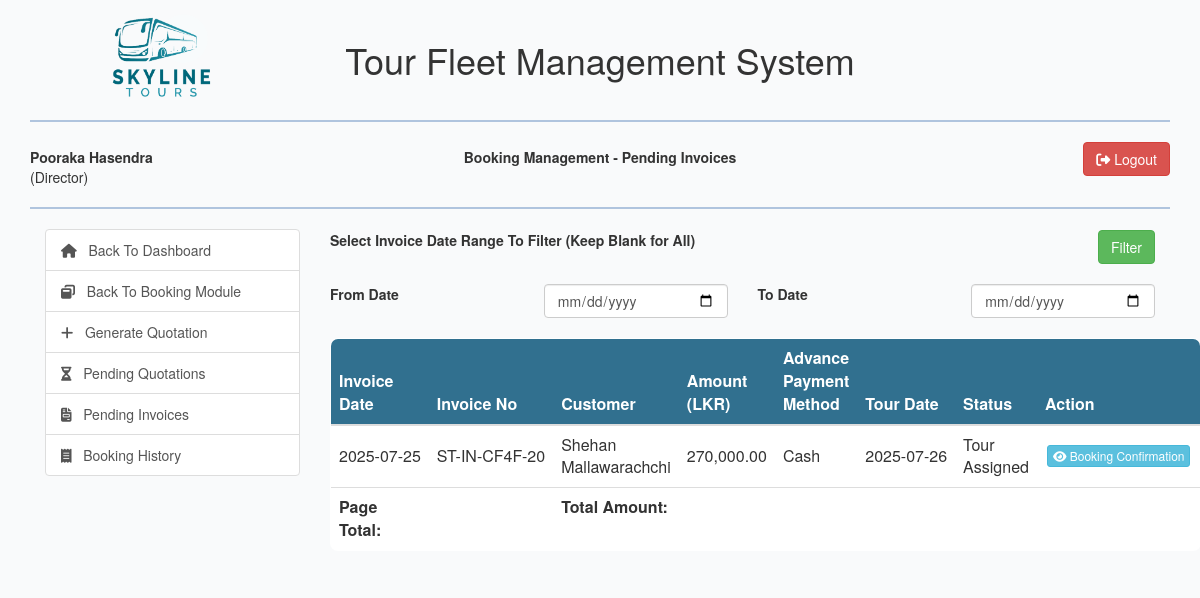
Page /view/pending-customer-invoices.php (signed in) on the earlier database version.
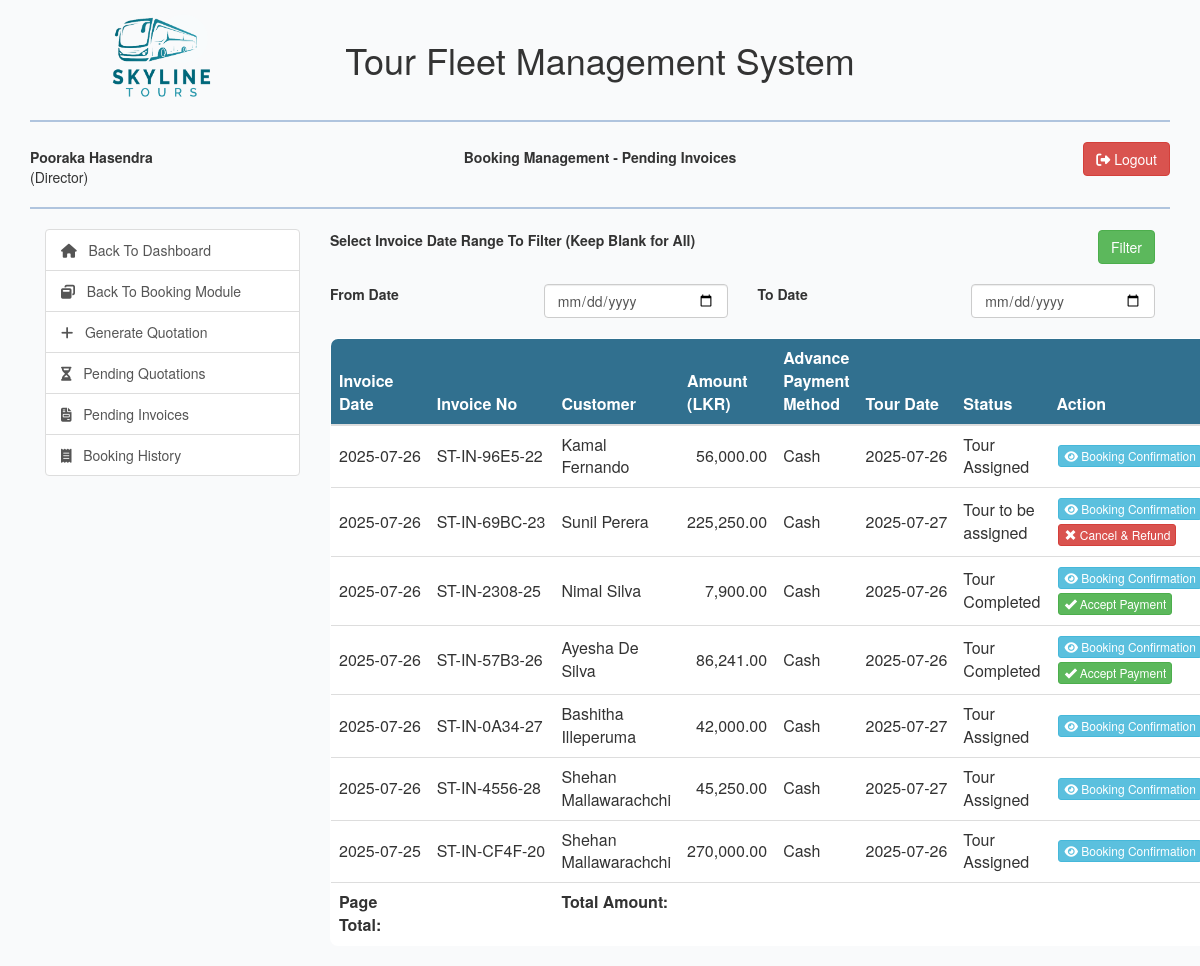
Same page on the later database version.
### tables this page shows
CREATE TABLE `customer_invoice` (
  `invoice_id` int(10) NOT NULL,
  `invoice_number` varchar(100) NOT NULL,
  `quotation_id` int(10) NOT NULL,
  `invoice_date` date NOT NULL,
  `invoice_amount` decimal(10,2) NOT NULL,
  `customer_id` int(11) NOT NULL,
  `invoice_status` int(11) NOT NULL DEFAULT 1 COMMENT '-1=Invoice Cancelled,\r\n1=Advance Payment Made & waiting for tour assignment,\r\n2=Tour assigned,\r\n3=Tour completed and payment pending,\r\n4=Paid',
  `invoice_description` text DEFAULT NULL,
  `tour_start_date` date NOT NULL COMMENT 'The tour start date as billed/quoted to the customer.',
  `tour_end_date` date NOT NULL COMMENT 'The tour end date as billed/quoted to the customer.',
  `pickup_location` varchar(255) NOT NULL,
  `destination` varchar(255) NOT NULL,
  `dropoff_location` varchar(255) NOT NULL,
  `round_trip_mileage` int(4) NOT NULL,
  `advance_payment` decimal(10,2) DEFAULT NULL,
  `paid_amount` decimal(10,2) DEFAULT NULL,
  `actual_fare` decimal(10,2) DEFAULT NULL,
  `actual_mileage` int(4) DEFAULT NULL
);

CREATE TABLE `customer` (
  `customer_id` int(10) NOT NULL,
  `customer_nic` varchar(12) NOT NULL,
  `customer_fname` varchar(50) NOT NULL,
  `customer_lname` varchar(50) NOT NULL,
  `customer_email` varchar(255) NOT NULL,
  `customer_status` int(10) NOT NULL DEFAULT 1
);

CREATE TABLE `tour_income` (
  `tour_income_id` int(10) NOT NULL,
  `receipt_number` varchar(255) DEFAULT NULL,
  `invoice_id` int(10) NOT NULL COMMENT 'The customer invoice this payment is for',
  `payment_date` date NOT NULL,
  `paid_amount` decimal(10,2) NOT NULL,
  `payment_method` int(10) NOT NULL COMMENT '1=Cash, 2= Funds Transfer',
  `payment_proof` varchar(255) DEFAULT NULL COMMENT 'Filename of the uploaded proof',
  `tour_income_type` int(10) DEFAULT NULL COMMENT '1: Advance Payment, 2:Final Payment, 3:Refunds',
  `received_by` int(10) NOT NULL COMMENT 'The user who accepted and recorded the payment',
  `payment_status` int(10) NOT NULL DEFAULT 1 COMMENT '-1:Rejected, 1: Received/Refunded',
  `tour_income_remarks` int(10) DEFAULT NULL COMMENT '1:Refund requested by customer, 2:Refund due to unavailable buses'
);

### model/customer_invoice_model.php (called while the page is built, shortened)
<?php
class CustomerInvoice{
    public function getPendingCustomerInvoicesFiltered($dateFrom,$dateTo){
        $con = $GLOBALS["con"];
        $sql = "SELECT i.invoice_id, i.invoice_number, i.quotation_id, i.invoice_date, i.invoice_amount, "
                . "i.customer_id, i.invoice_status, i.invoice_description, i.tour_start_date, i.tour_end_date, "
                . "i.pickup_location, i.destination, i.dropoff_location, i.round_trip_mileage, i.actual_fare, i.actual_mileage, "
                . "c.customer_fname, c.customer_lname FROM customer_invoice i, customer c "
                . "WHERE c.customer_id = i.customer_id AND i.invoice_status IN('1','2','3') ";
        $sql.="ORDER BY i.invoice_date DESC ";
        $result = $con->query($sql) or die ($con->error);
        return $result;
    }
}

### model/finance_model.php (called while the page is built, shortened)
<?php
class Finance{
    public function getTourIncomeRecordByInvoiceIdAndTourIncomeType($invoiceId,$tourIncomeType){
        $con=$GLOBALS["con"];
        $sql = "SELECT * FROM tour_income WHERE invoice_id=? AND tour_income_type=? AND payment_status!='-1'";
        $stmt = $con->prepare($sql);
        $stmt->bind_param("ii", $invoiceId,$tourIncomeType);
        $stmt->execute();
        $result = $stmt->get_result();
        return $result;
    }
}

### view/pending-customer-invoices.php (the view, shortened to what this page needs)
<?php
include_once '../model/customer_invoice_model.php';
include_once '../model/finance_model.php';
$userSession=$_SESSION["user"];
$dateFrom = "";
$dateTo = "";
$customerInvoiceObj = new CustomerInvoice();
$pendingInvoiceResult = $customerInvoiceObj->getPendingCustomerInvoicesFiltered($dateFrom,$dateTo);
$financeObj = new Finance();
?>
<html lang="en">
<head>
    <link rel="stylesheet" type="text/css" href="../css/dataTables.bootstrap.min.css"/>
    <?php include_once "../includes/bootstrap_css_includes.php"?>
</head>
<body>
    <div class="container">
        <?php $pageName="Booking Management - Pending Invoices" ?>
        <?php include_once "../includes/header_row_includes.php";?>
        <div class="col-md-3">
            <?php include_once "../includes/booking_functions.php"; ?>
        </div>
        <div class="col-md-9">
            <div class="row">
                <div class="col-md-6 col-md-offset-3" id="msg">
                </div>
            </div>
            <div class="row">
                <div class="col-md-8">
                    <label class="control-label">Select Invoice Date Range To Filter (Keep Blank for All)</label>
                </div>
                <div class="col-md-4 text-right">
                    <button type="button" class="btn btn-success" id="filter_button">Filter</button>
                </div>
            </div>
            <div class="row">
            </div>
            <div class="row">
                <div class="col-md-3">
                    <label class="control-label">From Date</label>
                </div>
                <div class="col-md-3">
                    <input type="date" class="form-control" id="dateFrom" name="dateFrom" max="<?php echo date("Y-m-d"); ?>"/>
                </div>
                <div class="col-md-3">
                    <label class="control-label">To Date</label>
                </div>
                <div class="col-md-3">
                    <input type="date" class="form-control" id="dateTo" name="dateTo" max="<?php echo date("Y-m-d"); ?>"/>
                </div>
            </div>
            <div class="row">
            </div>
            <div class="row">
                <div class="col-md-12">
                    <table class="table" id="invoiceTable" style="width:100%">
                        <thead>
                            <tr>
                                <th>Invoice Date</th>
                                <th>Invoice No</th>
                                <th>Customer</th>
                                <th>Amount (LKR)</th>
                                <th>Advance Payment Method</th>
                                <th>Tour Date</th>
                                <th>Status</th>
                                <th>Action</th>
                            </tr>
                        </thead>
                        <tbody id="invoiceTableBody">
                            <?php while($pendingInvoiceRow = $pendingInvoiceResult->fetch_assoc()){
                                $invoiceId = $pendingInvoiceRow['invoice_id'];
                                $tourIncomeResult = $financeObj->getTourIncomeRecordByInvoiceIdAndTourIncomeType($invoiceId,1);
                                $tourIncomeRow = $tourIncomeResult->fetch_assoc();
                                $paymentMethod = match((int)$tourIncomeRow["payment_method"]){
                                    1=>"Cash",
                                    2=>"Funds Transfer"
                                };
                                $invoiceStatus = match((int)$pendingInvoiceRow['invoice_status']){
                                    -1=>"Cancelled",
                                    1=>"Tour to be assigned",
                                    2=>"Tour Assigned",
                                    3=>"Tour Completed",
                                    4=>"Paid",
                                };
                                ?>
                            <tr>
                                <td style="white-space: nowrap"><?php echo $pendingInvoiceRow['invoice_date'];?></td>
                                <td style="white-space: nowrap"><?php echo $pendingInvoiceRow['invoice_number'];?></td>
                                <td><?php echo $pendingInvoiceRow['customer_fname']." ".$pendingInvoiceRow['customer_lname'];?></td>
                                <td style="white-space: nowrap;text-align: right"><?php echo number_format($pendingInvoiceRow['invoice_amount'],2);?></td>
                                <td><?php echo $paymentMethod?></td>
                                <td style="white-space: nowrap"><?php echo $pendingInvoiceRow['tour_start_date'];?></td>
                                <td><?php echo $invoiceStatus;?></td>
                                <td>
                                    <a href="../reports/pendingInvoice.php?invoice_id=<?php echo base64_encode($invoiceId);?>" target="_blank"
                                       class="btn btn-xs btn-info" style="margin:2px;display:<?php echo checkPermissions(157); ?>">
                                        <span class="fa-solid fa-eye"></span>
                                        Booking Confirmation
                                    </a>
                                    <?php if($pendingInvoiceRow['invoice_status']==3){ ?>
                                    <a href="accept-customer-payment.php?invoice_id=<?php echo base64_encode($invoiceId);?>"
                                       class="btn btn-xs btn-success" style="margin:2px;display:<?php echo checkPermissions(156); ?>">
                                        <span class="glyphicon glyphicon-ok"></span>
                                        Accept Payment
                                    </a>
                                    <?php } ?>
                                    <?php if($pendingInvoiceRow['invoice_status']==1){?>
                                    <a href="#" data-toggle="modal" data-target="#refundModal" onclick="setupRefundModal(<?php echo $invoiceId;?>)"
                                       class="btn btn-xs btn-danger" style="margin:2px;display:<?php echo checkPermissions(138); ?>">
                                        <span class="glyphicon glyphicon-remove"></span>
                                        Cancel & Refund
                                    </a>
                                    <?php }?>
                                </td>
                            </tr>
                            <?php } ?>
                        </tbody>
                        <tfoot>
                            <tr>
                                <th>Page Total:</th>
                                <th style="white-space: nowrap;text-align: right"></th>
                                <th>Total Amount:</th>
                                <th style="white-space: nowrap;text-align: right"></th>
                                <th colspan="4"></th>
                            </tr>
                        </tfoot>
                    </table>
                </div>
            </div>
        </div>
    </div>
</body>
</html>

### includes/bootstrap_css_includes.php (shortened to what this page needs)
<link rel="stylesheet" type="text/css" href="../css/dataTables.bootstrap.min.css"/>
<link rel="stylesheet" type="text/css" href="/tourfleetmanagement/bootstrap/css/bootstrap.css"/>
<link rel="stylesheet" type="text/css" href="/tourfleetmanagement/css/all.css"/>
<link rel="stylesheet" type="text/css" href="/tourfleetmanagement/css/custom.css"/>

### includes/header_row_includes.php (shortened to what this page needs)
<div class="row" >
    <div class="col-md-offset-0 col-xs-3 col-xs-offset-4  col-md-3 col-sm-offset-0 " style="text-align: center;">
        <img src="../images/logo.png" alt="" style="height:100px;">
    </div>
    <div class="col-md-6 hidden-xs" style="text-align:center;">
        <h1>Tour Fleet Management System</h1>
    </div>
</div>
<hr style="border:1px solid lightsteelblue"/>
<div class="row">
    <div class="col-md-3 col-xs-3 col-sm-3" style="vertical-align: middle;margin-top:5px">
        <b><?php echo ucwords($userSession["user_fname"]." ".$userSession["user_lname"])."</b></br> (".$userSession["role_name"].")"; ?>
    </div>
    <div class="col-md-6 col-xs-6 col-sm-6" style="text-align:center;margin-top:5px">
        <b id="page_name"><?php echo $pageName; ?></b>
    </div>
    <div class="col-md-3 col-xs-3 col-sm-3 text-right">
        <a href="../controller/login_controller.php?status=logout" class="btn btn-danger"><i class="fas fa-sign-out-alt"></i> Logout</a>
    </div>
</div>
<hr style="border:1px solid lightsteelblue"/>

### includes/booking_functions.php
<ul class="list-group">
    <a href="dashboard.php" class="list-group-item">
        <span class="fa-solid fa-house"></span> &nbsp;
        Back To Dashboard
    </a>
    <a href="booking.php" class="list-group-item">
        <span class="fa-solid fa-window-restore"></span> &nbsp;
        Back To Booking Module
    </a>
    <a href="generate-quotation.php" class="list-group-item" style="display:<?php echo checkPermissions(76); ?>">
        <span class="fa-solid fa-plus"></span> &nbsp;
        Generate Quotation
    </a>
    <a href="pending-quotations.php" class="list-group-item" style="display:<?php echo checkPermissions(77); ?>">
        <span class="fa-solid fa-hourglass-half"></span> &nbsp;
        Pending Quotations
    </a>
    <a href="pending-customer-invoices.php" class="list-group-item" style="display:<?php echo checkPermissions(149); ?>">
        <span class="fa-solid fa-file-invoice"></span> &nbsp;
        Pending Invoices
    </a>
    <a href="booking-history.php" class="list-group-item" style="display:<?php echo checkPermissions(81); ?>">
        <span class="fa-solid fa-receipt"></span> &nbsp;
        Booking History
    </a>
</ul>

### css/custom.css (style rules this page uses)
body { background-color: #F9FAFB; }
.table { background-color:#ffffff; border-radius: 8px; overflow: hidden; border:1px solid lightsteelblue; }
.table thead { background-color: #31708f; color:white; }
.table tbody > tr > td { vertical-align: middle; }

Differences in the rows shown:
added customer_invoice: invoice_date "2025-07-26", invoice_number "ST-IN-96E5-22", customer.customer_fname "Kamal", customer.customer_lname "Fernando", invoice_amount "56,000.00", tour_income.payment_method "Cash", tour_start_date "2025-07-26", invoice_status "Tour Assigned"
added customer_invoice: invoice_date "2025-07-26", invoice_number "ST-IN-69BC-23", customer.customer_fname "Sunil", customer.customer_lname "Perera", invoice_amount "225,250.00", tour_income.payment_method "Cash", tour_start_date "2025-07-27", invoice_status "Tour to be assigned"
added customer_invoice: invoice_date "2025-07-26", invoice_number "ST-IN-2308-25", customer.customer_fname "Nimal", customer.customer_lname "Silva", invoice_amount "7,900.00", tour_income.payment_method "Cash", tour_start_date "2025-07-26", invoice_status "Tour Completed"
added customer_invoice: invoice_date "2025-07-26", invoice_number "ST-IN-57B3-26", customer.customer_fname "Ayesha", customer.customer_lname "De Silva", invoice_amount "86,241.00", tour_income.payment_method "Cash", tour_start_date "2025-07-26", invoice_status "Tour Completed"
added customer_invoice: invoice_date "2025-07-26", invoice_number "ST-IN-0A34-27", customer.customer_fname "Bashitha", customer.customer_lname "Illeperuma", invoice_amount "42,000.00", tour_income.payment_method "Cash", tour_start_date "2025-07-27", invoice_status "Tour Assigned"
added customer_invoice: invoice_date "2025-07-26", invoice_number "ST-IN-4556-28", customer.customer_fname "Shehan", customer.customer_lname "Mallawarachchi", invoice_amount "45,250.00", tour_income.payment_method "Cash", tour_start_date "2025-07-27", invoice_status "Tour Assigned"
